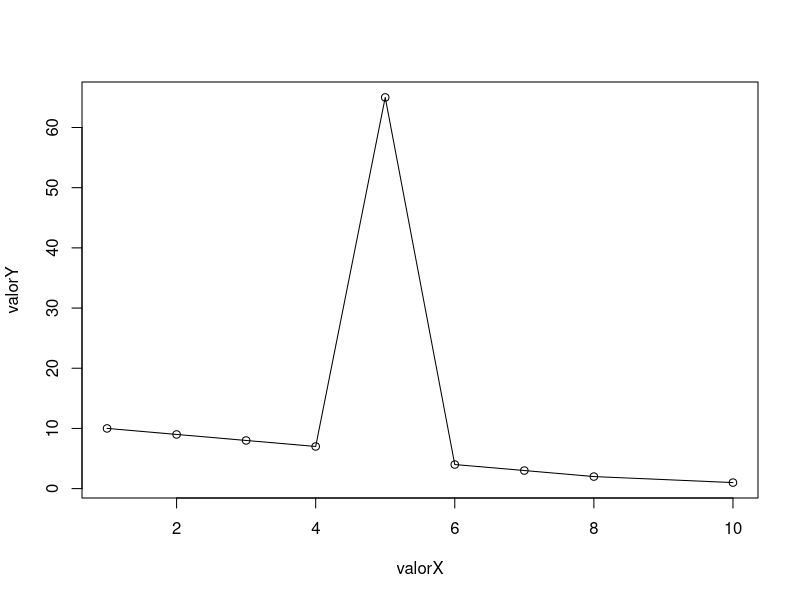

This figure's R source:
valorX <- c(1, 2, 3, 4, 5, 6, 7, 8, 10)
valorY <- c(10, 9, 8, 7, 65, 4, 3, 2 , 1)
nx <- length(valorX)
ny <- length(valorY)

mediaX <- sum(valorX) / nx
mediaX

mediaY <- mean(valorY)
mediaY

rangoX <- max(valorX) - min(valorX)
rangoX

rangoY <- max(valorY) - min(valorY)
rangoY

varianzaX <- sum((valorX - mediaX)**2 ) / (nx - 1)
varianzaX

varianzaY <- sum((valorY - mediaY)**2 ) / (ny - 1)
varianzaY

desEstX <- sqrt(varianzaX)
desEstX

desEstY <- sqrt(varianzaY)
desEstY

coeficienteVarX <- desEstX/mediaX*100
coeficienteVarX

coeficienteVarY <- desEstY/mediaY*100
coeficienteVarY

covarianza <- sum((valorX-mediaX)*(valorY-mediaY))/(nx-1)
covarianza

SxSy <- desEstX*desEstY
coeficienteCor <- covarianza/SxSy
coeficienteCor

b1 <- sum((valorX-mediaX)*(valorY-mediaY))/sum((valorX - mediaX)^2)
b1

b0 <- mediaY - b1 * mediaX
b0

YEstimada <- b0 + b1 *valorX
YEstimada

SCE <- sum((valorY-YEstimada)^2)
SCE

STC <- sum((valorY-mediaY)^2)
STC

SCR <- sum((YEstimada-mediaY)^2)
SCR

CoefiDeter <- SCR/STC
CoefiDeter

plot(valorX, valorY,
     type="o")